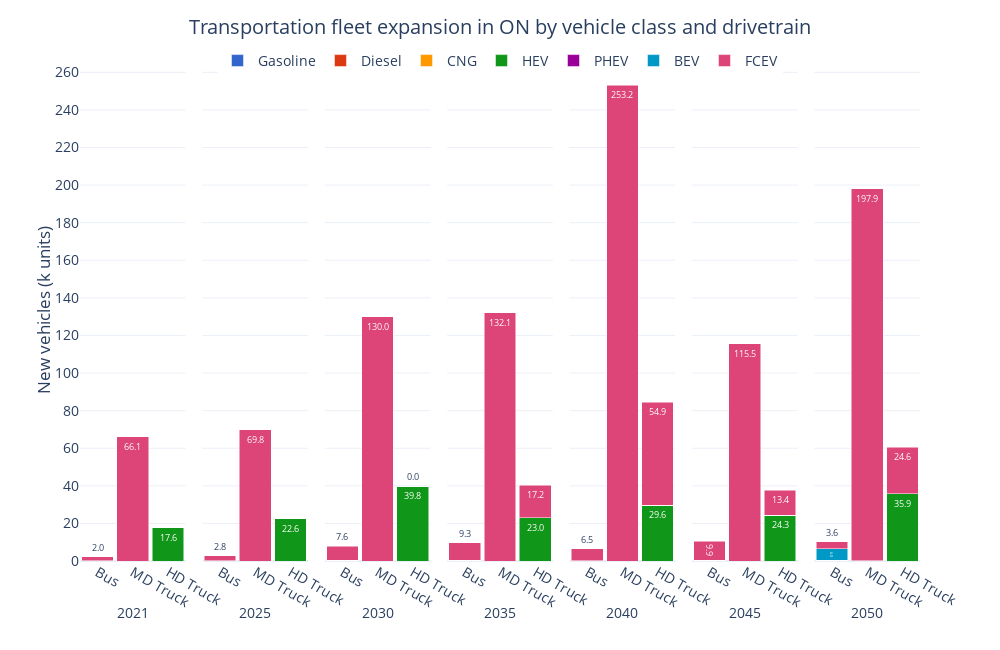

Here is the notebook cell this chart was saved with:
### Code cell
ref_fig = ref_trnnewcap[ref_trnnewcap['Vehicle Class'].isin(['Bus', 'MD Truck', 'HD Truck'])][['Period', 'Vehicle Class', 'New Capacity', 'Carrier']].groupby(['Period', 'Vehicle Class', 'Carrier'], as_index=False).sum()
ref_fig['New Capacity (M units)'] = ref_fig['New Capacity']/1E3

ref_fig['Carrier'] = pd.Categorical(ref_fig['Carrier'], categories=drivetrain_order, ordered=True)
ref_fig = ref_fig.sort_values(['Carrier', 'Period'])

fig = px.bar(ref_fig, 
             x='Vehicle Class', 
             y='New Capacity', 
             color='Carrier', 
             barmode='stack', 
             facet_col='Period',
             facet_col_spacing=2E-2,
             template='plotly_white',
             color_discrete_sequence=px.colors.qualitative.G10[:7] + px.colors.qualitative.G10[8:],
             text_auto='.1f',
             width=1000, height=650,
             )

fig.update_layout(title=dict(
        text='Transportation fleet expansion in ON by vehicle class and drivetrain',
        x=0.5, 
        y=0.97,
        xanchor='center',
        yanchor='top'
    ),
    xaxis=dict(title='Period'),
    yaxis=dict(title='New vehicles (k units)',
               dtick=20),
    yaxis_title_standoff=0,
    legend_title_text='',
    bargap=0.1,
    legend=dict(
        orientation='h',  
        yanchor='top',
        y=1.03,  
        xanchor='center',
        x=0.5),
    font=dict(
        # family="Open Sans",
        size=14)
    )

for annotation in fig.layout.annotations:
    annotation.text = annotation.text.split('=')[1]
    annotation.y = -0.08  
    annotation.yanchor = 'top' 

for axis in fig.layout:
    if axis.startswith('yaxis'):
        fig.layout[axis].dtick = 20

for axis in fig.layout:
    if axis.startswith('xaxis'):
        fig.layout[axis].title.text = ''

fig.for_each_trace(lambda trace: trace.update(textfont=dict(size=9)))

fig.show()

### Figure 1 — Plotly figure (JSON) as saved in the notebook; plotly's stock layout.template omitted (floating-point values rounded to 4 significant figures)
{"data": [{"hovertemplate": "Carrier=Gasoline<br>Period=2021<br>Vehicle Class=%{x}<br>New Capacity=%{y}<extra></extra>", "legendgroup": "Gasoline", "marker": {"color": "#3366CC", "pattern": {"shape": ""}}, "name": "Gasoline", "orientation": "v", "showlegend": true, "textfont": {"size": 9}, "textposition": "auto", "texttemplate": "%{y:.1f}", "type": "bar", "x": ["Bus", "MD Truck"], "xaxis": "x", "y": [0.1084, 0.0001118], "yaxis": "y"}, {"hovertemplate": "Carrier=Gasoline<br>Period=2025<br>Vehicle Class=%{x}<br>New Capacity=%{y}<extra></extra>", "legendgroup": "Gasoline", "marker": {"color": "#3366CC", "pattern": {"shape": ""}}, "name": "Gasoline", "orientation": "v", "showlegend": false, "textfont": {"size": 9}, "textposition": "auto", "texttemplate": "%{y:.1f}", "type": "bar", "x": ["Bus", "MD Truck"], "xaxis": "x2", "y": [0.1599, 0.0], "yaxis": "y2"}, {"hovertemplate": "Carrier=Gasoline<br>Period=2030<br>Vehicle Class=%{x}<br>New Capacity=%{y}<extra></extra>", "legendgroup": "Gasoline", "marker": {"color": "#3366CC", "pattern": {"shape": ""}}, "name": "Gasoline", "orientation": "v", "showlegend": false, "textfont": {"size": 9}, "textposition": "auto", "texttemplate": "%{y:.1f}", "type": "bar", "x": ["Bus", "MD Truck"], "xaxis": "x3", "y": [0.4064, 0.0], "yaxis": "y3"}, {"hovertemplate": "Carrier=Gasoline<br>Period=2035<br>Vehicle Class=%{x}<br>New Capacity=%{y}<extra></extra>", "legendgroup": "Gasoline", "marker": {"color": "#3366CC", "pattern": {"shape": ""}}, "name": "Gasoline", "orientation": "v", "showlegend": false, "textfont": {"size": 9}, "textposition": "auto", "texttemplate": "%{y:.1f}", "type": "bar", "x": ["Bus", "MD Truck"], "xaxis": "x4", "y": [0.5085, 0.0], "yaxis": "y4"}, {"hovertemplate": "Carrier=Gasoline<br>Period=2040<br>Vehicle Class=%{x}<br>New Capacity=%{y}<extra></extra>", "legendgroup": "Gasoline", "marker": {"color": "#3366CC", "pattern": {"shape": ""}}, "name": "Gasoline", "orientation": "v", "showlegend": false, "textfont": {"size": 9}, "textposition": "auto", "texttemplate": "%{y:.1f}", "type": "bar", "x": ["Bus", "MD Truck"], "xaxis": "x5", "y": [0.03709, 0.0], "yaxis": "y5"}, {"hovertemplate": "Carrier=Gasoline<br>Period=2045<br>Vehicle Class=%{x}<br>New Capacity=%{y}<extra></extra>", "legendgroup": "Gasoline", "marker": {"color": "#3366CC", "pattern": {"shape": ""}}, "name": "Gasoline", "orientation": "v", "showlegend": false, "textfont": {"size": 9}, "textposition": "auto", "texttemplate": "%{y:.1f}", "type": "bar", "x": ["Bus", "MD Truck"], "xaxis": "x6", "y": [0.5209, 0.0], "yaxis": "y6"}, {"hovertemplate": "Carrier=Gasoline<br>Period=2050<br>Vehicle Class=%{x}<br>New Capacity=%{y}<extra></extra>", "legendgroup": "Gasoline", "marker": {"color": "#3366CC", "pattern": {"shape": ""}}, "name": "Gasoline", "orientation": "v", "showlegend": false, "textfont": {"size": 9}, "textposition": "auto", "texttemplate": "%{y:.1f}", "type": "bar", "x": ["Bus", "MD Truck"], "xaxis": "x7", "y": [0.5194, 0.0], "yaxis": "y7"}, {"hovertemplate": "Carrier=Diesel<br>Period=2021<br>Vehicle Class=%{x}<br>New Capacity=%{y}<extra></extra>", "legendgroup": "Diesel", "marker": {"color": "#DC3912", "pattern": {"shape": ""}}, "name": "Diesel", "orientation": "v", "showlegend": true, "textfont": {"size": 9}, "textposition": "auto", "texttemplate": "%{y:.1f}", "type": "bar", "x": ["Bus", "HD Truck", "MD Truck"], "xaxis": "x", "y": [0.0, 0.0, 0.0], "yaxis": "y"}, {"hovertemplate": "Carrier=Diesel<br>Period=2025<br>Vehicle Class=%{x}<br>New Capacity=%{y}<extra></extra>", "legendgroup": "Diesel", "marker": {"color": "#DC3912", "pattern": {"shape": ""}}, "name": "Diesel", "orientation": "v", "showlegend": false, "textfont": {"size": 9}, "textposition": "auto", "texttemplate": "%{y:.1f}", "type": "bar", "x": ["Bus", "HD Truck", "MD Truck"], "xaxis": "x2", "y": [0.0, 0.0, 0.0], "yaxis": "y2"}, {"hovertemplate": "Carrier=Diesel<br>Period=2030<br>Vehicle Class=%{x}<br>New Capacity=%{y}<extra></extra>", "legendgroup": "Diesel", "marker": {"color": "#DC3912", "pattern": {"shape": ""}}, "name": "Diesel", "orientation": "v", "showlegend": false, "textfont": {"size": 9}, "textposition": "auto", "texttemplate": "%{y:.1f}", "type": "bar", "x": ["Bus", "HD Truck", "MD Truck"], "xaxis": "x3", "y": [0.0, 0.0, 0.0], "yaxis": "y3"}, {"hovertemplate": "Carrier=Diesel<br>Period=2035<br>Vehicle Class=%{x}<br>New Capacity=%{y}<extra></extra>", "legendgroup": "Diesel", "marker": {"color": "#DC3912", "pattern": {"shape": ""}}, "name": "Diesel", "orientation": "v", "showlegend": false, "textfont": {"size": 9}, "textposition": "auto", "texttemplate": "%{y:.1f}", "type": "bar", "x": ["Bus", "HD Truck", "MD Truck"], "xaxis": "x4", "y": [0.0, 0.0, 0.0], "yaxis": "y4"}, {"hovertemplate": "Carrier=Diesel<br>Period=2040<br>Vehicle Class=%{x}<br>New Capacity=%{y}<extra></extra>", "legendgroup": "Diesel", "marker": {"color": "#DC3912", "pattern": {"shape": ""}}, "name": "Diesel", "orientation": "v", "showlegend": false, "textfont": {"size": 9}, "textposition": "auto", "texttemplate": "%{y:.1f}", "type": "bar", "x": ["Bus", "HD Truck", "MD Truck"], "xaxis": "x5", "y": [0.0, 0.0, 0.0], "yaxis": "y5"}, {"hovertemplate": "Carrier=Diesel<br>Period=2045<br>Vehicle Class=%{x}<br>New Capacity=%{y}<extra></extra>", "legendgroup": "Diesel", "marker": {"color": "#DC3912", "pattern": {"shape": ""}}, "name": "Diesel", "orientation": "v", "showlegend": false, "textfont": {"size": 9}, "textposition": "auto", "texttemplate": "%{y:.1f}", "type": "bar", "x": ["Bus", "HD Truck", "MD Truck"], "xaxis": "x6", "y": [0.0, 0.0, 0.0], "yaxis": "y6"}, {"hovertemplate": "Carrier=Diesel<br>Period=2050<br>Vehicle Class=%{x}<br>New Capacity=%{y}<extra></extra>", "legendgroup": "Diesel", "marker": {"color": "#DC3912", "pattern": {"shape": ""}}, "name": "Diesel", "orientation": "v", "showlegend": false, "textfont": {"size": 9}, "textposition": "auto", "texttemplate": "%{y:.1f}", "type": "bar", "x": ["Bus", "HD Truck", "MD Truck"], "xaxis": "x7", "y": [0.0, 0.0, 0.0], "yaxis": "y7"}, {"hovertemplate": "Carrier=CNG<br>Period=2021<br>Vehicle Class=%{x}<br>New Capacity=%{y}<extra></extra>", "legendgroup": "CNG", "marker": {"color": "#FF9900", "pattern": {"shape": ""}}, "name": "CNG", "orientation": "v", "showlegend": true, "textfont": {"size": 9}, "textposition": "auto", "texttemplate": "%{y:.1f}", "type": "bar", "x": ["Bus"], "xaxis": "x", "y": [0.0], "yaxis": "y"}, {"hovertemplate": "Carrier=CNG<br>Period=2025<br>Vehicle Class=%{x}<br>New Capacity=%{y}<extra></extra>", "legendgroup": "CNG", "marker": {"color": "#FF9900", "pattern": {"shape": ""}}, "name": "CNG", "orientation": "v", "showlegend": false, "textfont": {"size": 9}, "textposition": "auto", "texttemplate": "%{y:.1f}", "type": "bar", "x": ["Bus"], "xaxis": "x2", "y": [0.0], "yaxis": "y2"}, {"hovertemplate": "Carrier=CNG<br>Period=2030<br>Vehicle Class=%{x}<br>New Capacity=%{y}<extra></extra>", "legendgroup": "CNG", "marker": {"color": "#FF9900", "pattern": {"shape": ""}}, "name": "CNG", "orientation": "v", "showlegend": false, "textfont": {"size": 9}, "textposition": "auto", "texttemplate": "%{y:.1f}", "type": "bar", "x": ["Bus"], "xaxis": "x3", "y": [0.0], "yaxis": "y3"}, {"hovertemplate": "Carrier=CNG<br>Period=2035<br>Vehicle Class=%{x}<br>New Capacity=%{y}<extra></extra>", "legendgroup": "CNG", "marker": {"color": "#FF9900", "pattern": {"shape": ""}}, "name": "CNG", "orientation": "v", "showlegend": false, "textfont": {"size": 9}, "textposition": "auto", "texttemplate": "%{y:.1f}", "type": "bar", "x": ["Bus"], "xaxis": "x4", "y": [0.0], "yaxis": "y4"}, {"hovertemplate": "Carrier=CNG<br>Period=2040<br>Vehicle Class=%{x}<br>New Capacity=%{y}<extra></extra>", "legendgroup": "CNG", "marker": {"color": "#FF9900", "pattern": {"shape": ""}}, "name": "CNG", "orientation": "v", "showlegend": false, "textfont": {"size": 9}, "textposition": "auto", "texttemplate": "%{y:.1f}", "type": "bar", "x": ["Bus"], "xaxis": "x5", "y": [0.0], "yaxis": "y5"}, {"hovertemplate": "Carrier=CNG<br>Period=2045<br>Vehicle Class=%{x}<br>New Capacity=%{y}<extra></extra>", "legendgroup": "CNG", "marker": {"color": "#FF9900", "pattern": {"shape": ""}}, "name": "CNG", "orientation": "v", "showlegend": false, "textfont": {"size": 9}, "textposition": "auto", "texttemplate": "%{y:.1f}", "type": "bar", "x": ["Bus"], "xaxis": "x6", "y": [0.0], "yaxis": "y6"}, {"hovertemplate": "Carrier=CNG<br>Period=2050<br>Vehicle Class=%{x}<br>New Capacity=%{y}<extra></extra>", "legendgroup": "CNG", "marker": {"color": "#FF9900", "pattern": {"shape": ""}}, "name": "CNG", "orientation": "v", "showlegend": false, "textfont": {"size": 9}, "textposition": "auto", "texttemplate": "%{y:.1f}", "type": "bar", "x": ["Bus"], "xaxis": "x7", "y": [0.0], "yaxis": "y7"}, {"hovertemplate": "Carrier=HEV<br>Period=2021<br>Vehicle Class=%{x}<br>New Capacity=%{y}<extra></extra>", "legendgroup": "HEV", "marker": {"color": "#109618", "pattern": {"shape": ""}}, "name": "HEV", "orientation": "v", "showlegend": true, "textfont": {"size": 9}, "textposition": "auto", "texttemplate": "%{y:.1f}", "type": "bar", "x": ["Bus", "HD Truck", "MD Truck"], "xaxis": "x", "y": [1.889e-05, 17.6, 0.0], "yaxis": "y"}, {"hovertemplate": "Carrier=HEV<br>Period=2025<br>Vehicle Class=%{x}<br>New Capacity=%{y}<extra></extra>", "legendgroup": "HEV", "marker": {"color": "#109618", "pattern": {"shape": ""}}, "name": "HEV", "orientation": "v", "showlegend": false, "textfont": {"size": 9}, "textposition": "auto", "texttemplate": "%{y:.1f}", "type": "bar", "x": ["Bus", "HD Truck", "MD Truck"], "xaxis": "x2", "y": [0.0, 22.6, 0.0], "yaxis": "y2"}, {"hovertemplate": "Carrier=HEV<br>Period=2030<br>Vehicle Class=%{x}<br>New Capacity=%{y}<extra></extra>", "legendgroup": "HEV", "marker": {"color": "#109618", "pattern": {"shape": ""}}, "name": "HEV", "orientation": "v", "showlegend": false, "textfont": {"size": 9}, "textposition": "auto", "texttemplate": "%{y:.1f}", "type": "bar", "x": ["Bus", "HD Truck", "MD Truck"], "xaxis": "x3", "y": [0.0, 39.83, 0.0], "yaxis": "y3"}, {"hovertemplate": "Carrier=HEV<br>Period=2035<br>Vehicle Class=%{x}<br>New Capacity=%{y}<extra></extra>", "legendgroup": "HEV", "marker": {"color": "#109618", "pattern": {"shape": ""}}, "name": "HEV", "orientation": "v", "showlegend": false, "textfont": {"size": 9}, "textposition": "auto", "texttemplate": "%{y:.1f}", "type": "bar", "x": ["Bus", "HD Truck", "MD Truck"], "xaxis": "x4", "y": [0.0, 23.02, 0.0], "yaxis": "y4"}, {"hovertemplate": "Carrier=HEV<br>Period=2040<br>Vehicle Class=%{x}<br>New Capacity=%{y}<extra></extra>", "legendgroup": "HEV", "marker": {"color": "#109618", "pattern": {"shape": ""}}, "name": "HEV", "orientation": "v", "showlegend": false, "textfont": {"size": 9}, "textposition": "auto", "texttemplate": "%{y:.1f}", "type": "bar", "x": ["Bus", "HD Truck", "MD Truck"], "xaxis": "x5", "y": [0.0, 29.64, 0.0], "yaxis": "y5"}, {"hovertemplate": "Carrier=HEV<br>Period=2045<br>Vehicle Class=%{x}<br>New Capacity=%{y}<extra></extra>", "legendgroup": "HEV", "marker": {"color": "#109618", "pattern": {"shape": ""}}, "name": "HEV", "orientation": "v", "showlegend": false, "textfont": {"size": 9}, "textposition": "auto", "texttemplate": "%{y:.1f}", "type": "bar", "x": ["Bus", "HD Truck", "MD Truck"], "xaxis": "x6", "y": [0.0, 24.31, 0.0], "yaxis": "y6"}, {"hovertemplate": "Carrier=HEV<br>Period=2050<br>Vehicle Class=%{x}<br>New Capacity=%{y}<extra></extra>", "legendgroup": "HEV", "marker": {"color": "#109618", "pattern": {"shape": ""}}, "name": "HEV", "orientation": "v", "showlegend": false, "textfont": {"size": 9}, "textposition": "auto", "texttemplate": "%{y:.1f}", "type": "bar", "x": ["Bus", "HD Truck", "MD Truck"], "xaxis": "x7", "y": [0.0, 35.88, 0.0], "yaxis": "y7"}, {"hovertemplate": "Carrier=PHEV<br>Period=2021<br>Vehicle Class=%{x}<br>New Capacity=%{y}<extra></extra>", "legendgroup": "PHEV", "marker": {"color": "#990099", "pattern": {"shape": ""}}, "name": "PHEV", "orientation": "v", "showlegend": true, "textfont": {"size": 9}, "textposition": "auto", "texttemplate": "%{y:.1f}", "type": "bar", "x": ["Bus", "HD Truck", "MD Truck"], "xaxis": "x", "y": [0.0, 0.0, 0.0], "yaxis": "y"}, {"hovertemplate": "Carrier=PHEV<br>Period=2025<br>Vehicle Class=%{x}<br>New Capacity=%{y}<extra></extra>", "legendgroup": "PHEV", "marker": {"color": "#990099", "pattern": {"shape": ""}}, "name": "PHEV", "orientation": "v", "showlegend": false, "textfont": {"size": 9}, "textposition": "auto", "texttemplate": "%{y:.1f}", "type": "bar", "x": ["Bus", "HD Truck", "MD Truck"], "xaxis": "x2", "y": [0.0, 0.0, 0.0], "yaxis": "y2"}, {"hovertemplate": "Carrier=PHEV<br>Period=2030<br>Vehicle Class=%{x}<br>New Capacity=%{y}<extra></extra>", "legendgroup": "PHEV", "marker": {"color": "#990099", "pattern": {"shape": ""}}, "name": "PHEV", "orientation": "v", "showlegend": false, "textfont": {"size": 9}, "textposition": "auto", "texttemplate": "%{y:.1f}", "type": "bar", "x": ["Bus", "HD Truck", "MD Truck"], "xaxis": "x3", "y": [0.0, 0.0, 0.0], "yaxis": "y3"}, {"hovertemplate": "Carrier=PHEV<br>Period=2035<br>Vehicle Class=%{x}<br>New Capacity=%{y}<extra></extra>", "legendgroup": "PHEV", "marker": {"color": "#990099", "pattern": {"shape": ""}}, "name": "PHEV", "orientation": "v", "showlegend": false, "textfont": {"size": 9}, "textposition": "auto", "texttemplate": "%{y:.1f}", "type": "bar", "x": ["Bus", "HD Truck", "MD Truck"], "xaxis": "x4", "y": [0.0, 0.0, 0.0], "yaxis": "y4"}, {"hovertemplate": "Carrier=PHEV<br>Period=2040<br>Vehicle Class=%{x}<br>New Capacity=%{y}<extra></extra>", "legendgroup": "PHEV", "marker": {"color": "#990099", "pattern": {"shape": ""}}, "name": "PHEV", "orientation": "v", "showlegend": false, "textfont": {"size": 9}, "textposition": "auto", "texttemplate": "%{y:.1f}", "type": "bar", "x": ["Bus", "HD Truck", "MD Truck"], "xaxis": "x5", "y": [0.0, 0.0, 0.0], "yaxis": "y5"}, {"hovertemplate": "Carrier=PHEV<br>Period=2045<br>Vehicle Class=%{x}<br>New Capacity=%{y}<extra></extra>", "legendgroup": "PHEV", "marker": {"color": "#990099", "pattern": {"shape": ""}}, "name": "PHEV", "orientation": "v", "showlegend": false, "textfont": {"size": 9}, "textposition": "auto", "texttemplate": "%{y:.1f}", "type": "bar", "x": ["Bus", "HD Truck", "MD Truck"], "xaxis": "x6", "y": [0.0, 0.0, 0.0], "yaxis": "y6"}, {"hovertemplate": "Carrier=PHEV<br>Period=2050<br>Vehicle Class=%{x}<br>New Capacity=%{y}<extra></extra>", "legendgroup": "PHEV", "marker": {"color": "#990099", "pattern": {"shape": ""}}, "name": "PHEV", "orientation": "v", "showlegend": false, "textfont": {"size": 9}, "textposition": "auto", "texttemplate": "%{y:.1f}", "type": "bar", "x": ["Bus", "HD Truck", "MD Truck"], "xaxis": "x7", "y": [0.0, 0.0, 0.0], "yaxis": "y7"}, {"hovertemplate": "Carrier=BEV<br>Period=2021<br>Vehicle Class=%{x}<br>New Capacity=%{y}<extra></extra>", "legendgroup": "BEV", "marker": {"color": "#0099C6", "pattern": {"shape": ""}}, "name": "BEV", "orientation": "v", "showlegend": true, "textfont": {"size": 9}, "textposition": "auto", "texttemplate": "%{y:.1f}", "type": "bar", "x": ["Bus", "HD Truck", "MD Truck"], "xaxis": "x", "y": [0.0, 0.0, 0.0], "yaxis": "y"}, {"hovertemplate": "Carrier=BEV<br>Period=2025<br>Vehicle Class=%{x}<br>New Capacity=%{y}<extra></extra>", "legendgroup": "BEV", "marker": {"color": "#0099C6", "pattern": {"shape": ""}}, "name": "BEV", "orientation": "v", "showlegend": false, "textfont": {"size": 9}, "textposition": "auto", "texttemplate": "%{y:.1f}", "type": "bar", "x": ["Bus", "HD Truck", "MD Truck"], "xaxis": "x2", "y": [0.0, 0.0, 0.0003601], "yaxis": "y2"}, {"hovertemplate": "Carrier=BEV<br>Period=2030<br>Vehicle Class=%{x}<br>New Capacity=%{y}<extra></extra>", "legendgroup": "BEV", "marker": {"color": "#0099C6", "pattern": {"shape": ""}}, "name": "BEV", "orientation": "v", "showlegend": false, "textfont": {"size": 9}, "textposition": "auto", "texttemplate": "%{y:.1f}", "type": "bar", "x": ["Bus", "HD Truck", "MD Truck"], "xaxis": "x3", "y": [1.798e-05, 0.0, 0.00104], "yaxis": "y3"}, {"hovertemplate": "Carrier=BEV<br>Period=2035<br>Vehicle Class=%{x}<br>New Capacity=%{y}<extra></extra>", "legendgroup": "BEV", "marker": {"color": "#0099C6", "pattern": {"shape": ""}}, "name": "BEV", "orientation": "v", "showlegend": false, "textfont": {"size": 9}, "textposition": "auto", "texttemplate": "%{y:.1f}", "type": "bar", "x": ["Bus", "HD Truck", "MD Truck"], "xaxis": "x4", "y": [0.0005226, 0.0, 0.002213], "yaxis": "y4"}, {"hovertemplate": "Carrier=BEV<br>Period=2040<br>Vehicle Class=%{x}<br>New Capacity=%{y}<extra></extra>", "legendgroup": "BEV", "marker": {"color": "#0099C6", "pattern": {"shape": ""}}, "name": "BEV", "orientation": "v", "showlegend": false, "textfont": {"size": 9}, "textposition": "auto", "texttemplate": "%{y:.1f}", "type": "bar", "x": ["Bus", "HD Truck", "MD Truck"], "xaxis": "x5", "y": [0.001422, 0.0, 0.001823], "yaxis": "y5"}, {"hovertemplate": "Carrier=BEV<br>Period=2045<br>Vehicle Class=%{x}<br>New Capacity=%{y}<extra></extra>", "legendgroup": "BEV", "marker": {"color": "#0099C6", "pattern": {"shape": ""}}, "name": "BEV", "orientation": "v", "showlegend": false, "textfont": {"size": 9}, "textposition": "auto", "texttemplate": "%{y:.1f}", "type": "bar", "x": ["Bus", "HD Truck", "MD Truck"], "xaxis": "x6", "y": [0.003961, 0.0, 0.001247], "yaxis": "y6"}, {"hovertemplate": "Carrier=BEV<br>Period=2050<br>Vehicle Class=%{x}<br>New Capacity=%{y}<extra></extra>", "legendgroup": "BEV", "marker": {"color": "#0099C6", "pattern": {"shape": ""}}, "name": "BEV", "orientation": "v", "showlegend": false, "textfont": {"size": 9}, "textposition": "auto", "texttemplate": "%{y:.1f}", "type": "bar", "x": ["Bus", "HD Truck", "MD Truck"], "xaxis": "x7", "y": [6.049, 0.0, 0.0082], "yaxis": "y7"}, {"hovertemplate": "Carrier=FCEV<br>Period=2021<br>Vehicle Class=%{x}<br>New Capacity=%{y}<extra></extra>", "legendgroup": "FCEV", "marker": {"color": "#DD4477", "pattern": {"shape": ""}}, "name": "FCEV", "orientation": "v", "showlegend": true, "textfont": {"size": 9}, "textposition": "auto", "texttemplate": "%{y:.1f}", "type": "bar", "x": ["Bus", "HD Truck", "MD Truck"], "xaxis": "x", "y": [2.042, 0.0, 66.1], "yaxis": "y"}, {"hovertemplate": "Carrier=FCEV<br>Period=2025<br>Vehicle Class=%{x}<br>New Capacity=%{y}<extra></extra>", "legendgroup": "FCEV", "marker": {"color": "#DD4477", "pattern": {"shape": ""}}, "name": "FCEV", "orientation": "v", "showlegend": false, "textfont": {"size": 9}, "textposition": "auto", "texttemplate": "%{y:.1f}", "type": "bar", "x": ["Bus", "HD Truck", "MD Truck"], "xaxis": "x2", "y": [2.765, 1.168e-05, 69.79], "yaxis": "y2"}, {"hovertemplate": "Carrier=FCEV<br>Period=2030<br>Vehicle Class=%{x}<br>New Capacity=%{y}<extra></extra>", "legendgroup": "FCEV", "marker": {"color": "#DD4477", "pattern": {"shape": ""}}, "name": "FCEV", "orientation": "v", "showlegend": false, "textfont": {"size": 9}, "textposition": "auto", "texttemplate": "%{y:.1f}", "type": "bar", "x": ["Bus", "HD Truck", "MD Truck"], "xaxis": "x3", "y": [7.552, 0.008312, 130.0], "yaxis": "y3"}, {"hovertemplate": "Carrier=FCEV<br>Period=2035<br>Vehicle Class=%{x}<br>New Capacity=%{y}<extra></extra>", "legendgroup": "FCEV", "marker": {"color": "#DD4477", "pattern": {"shape": ""}}, "name": "FCEV", "orientation": "v", "showlegend": false, "textfont": {"size": 9}, "textposition": "auto", "texttemplate": "%{y:.1f}", "type": "bar", "x": ["Bus", "HD Truck", "MD Truck"], "xaxis": "x4", "y": [9.294, 17.17, 132.1], "yaxis": "y4"}, {"hovertemplate": "Carrier=FCEV<br>Period=2040<br>Vehicle Class=%{x}<br>New Capacity=%{y}<extra></extra>", "legendgroup": "FCEV", "marker": {"color": "#DD4477", "pattern": {"shape": ""}}, "name": "FCEV", "orientation": "v", "showlegend": false, "textfont": {"size": 9}, "textposition": "auto", "texttemplate": "%{y:.1f}", "type": "bar", "x": ["Bus", "HD Truck", "MD Truck"], "xaxis": "x5", "y": [6.493, 54.9, 253.2], "yaxis": "y5"}, {"hovertemplate": "Carrier=FCEV<br>Period=2045<br>Vehicle Class=%{x}<br>New Capacity=%{y}<extra></extra>", "legendgroup": "FCEV", "marker": {"color": "#DD4477", "pattern": {"shape": ""}}, "name": "FCEV", "orientation": "v", "showlegend": false, "textfont": {"size": 9}, "textposition": "auto", "texttemplate": "%{y:.1f}", "type": "bar", "x": ["Bus", "HD Truck", "MD Truck"], "xaxis": "x6", "y": [9.882, 13.37, 115.5], "yaxis": "y6"}, {"hovertemplate": "Carrier=FCEV<br>Period=2050<br>Vehicle Class=%{x}<br>New Capacity=%{y}<extra></extra>", "legendgroup": "FCEV", "marker": {"color": "#DD4477", "pattern": {"shape": ""}}, "name": "FCEV", "orientation": "v", "showlegend": false, "textfont": {"size": 9}, "textposition": "auto", "texttemplate": "%{y:.1f}", "type": "bar", "x": ["Bus", "HD Truck", "MD Truck"], "xaxis": "x7", "y": [3.615, 24.58, 197.9], "yaxis": "y7"}], "layout": {"annotations": [{"font": {}, "showarrow": false, "text": "2021", "x": 0.06286, "xanchor": "center", "xref": "paper", "y": -0.08, "yanchor": "top", "yref": "paper"}, {"font": {}, "showarrow": false, "text": "2025", "x": 0.2086, "xanchor": "center", "xref": "paper", "y": -0.08, "yanchor": "top", "yref": "paper"}, {"font": {}, "showarrow": false, "text": "2030", "x": 0.3543, "xanchor": "center", "xref": "paper", "y": -0.08, "yanchor": "top", "yref": "paper"}, {"font": {}, "showarrow": false, "text": "2035", "x": 0.5, "xanchor": "center", "xref": "paper", "y": -0.08, "yanchor": "top", "yref": "paper"}, {"font": {}, "showarrow": false, "text": "2040", "x": 0.6457, "xanchor": "center", "xref": "paper", "y": -0.08, "yanchor": "top", "yref": "paper"}, {"font": {}, "showarrow": false, "text": "2045", "x": 0.7914, "xanchor": "center", "xref": "paper", "y": -0.08, "yanchor": "top", "yref": "paper"}, {"font": {}, "showarrow": false, "text": "2050", "x": 0.9371, "xanchor": "center", "xref": "paper", "y": -0.08, "yanchor": "top", "yref": "paper"}], "bargap": 0.1, "barmode": "stack", "font": {"size": 14}, "height": 650, "legend": {"orientation": "h", "title": {"text": ""}, "tracegroupgap": 0, "x": 0.5, "xanchor": "center", "y": 1.03, "yanchor": "top"}, "margin": {"t": 60}, "title": {"text": "Transportation fleet expansion in ON by vehicle class and drivetrain", "x": 0.5, "xanchor": "center", "y": 0.97, "yanchor": "top"}, "width": 1000, "xaxis": {"anchor": "y", "domain": [0, 0.1257], "title": {"text": ""}}, "xaxis2": {"anchor": "y2", "domain": [0.1457, 0.2714], "matches": "x", "title": {"text": ""}}, "xaxis3": {"anchor": "y3", "domain": [0.2914, 0.4171], "matches": "x", "title": {"text": ""}}, "xaxis4": {"anchor": "y4", "domain": [0.4371, 0.5629], "matches": "x", "title": {"text": ""}}, "xaxis5": {"anchor": "y5", "domain": [0.5829, 0.7086], "matches": "x", "title": {"text": ""}}, "xaxis6": {"anchor": "y6", "domain": [0.7286, 0.8543], "matches": "x", "title": {"text": ""}}, "xaxis7": {"anchor": "y7", "domain": [0.8743, 1.0], "matches": "x", "title": {"text": ""}}, "yaxis": {"anchor": "x", "domain": [0, 1], "dtick": 20, "title": {"standoff": 0, "text": "New vehicles (k units)"}}, "yaxis2": {"anchor": "x2", "domain": [0, 1], "dtick": 20, "matches": "y", "showticklabels": false}, "yaxis3": {"anchor": "x3", "domain": [0, 1], "dtick": 20, "matches": "y", "showticklabels": false}, "yaxis4": {"anchor": "x4", "domain": [0, 1], "dtick": 20, "matches": "y", "showticklabels": false}, "yaxis5": {"anchor": "x5", "domain": [0, 1], "dtick": 20, "matches": "y", "showticklabels": false}, "yaxis6": {"anchor": "x6", "domain": [0, 1], "dtick": 20, "matches": "y", "showticklabels": false}, "yaxis7": {"anchor": "x7", "domain": [0, 1], "dtick": 20, "matches": "y", "showticklabels": false}}}
